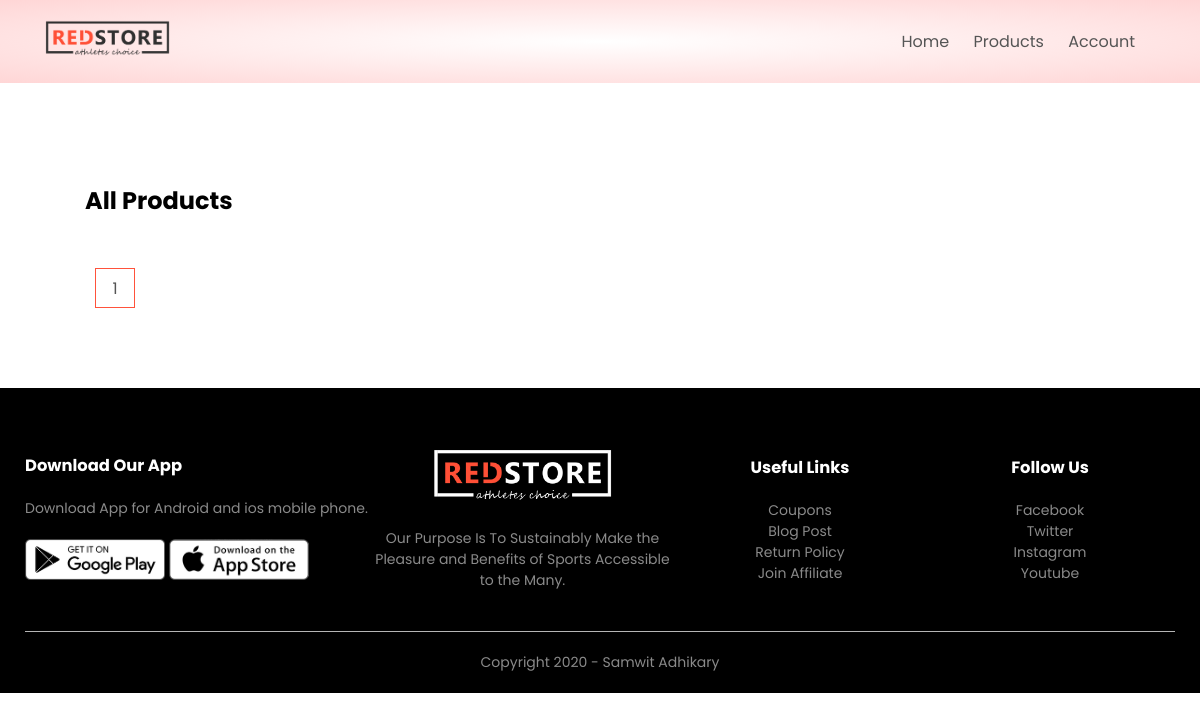
The page /product_list/ on the database as committed earlier.
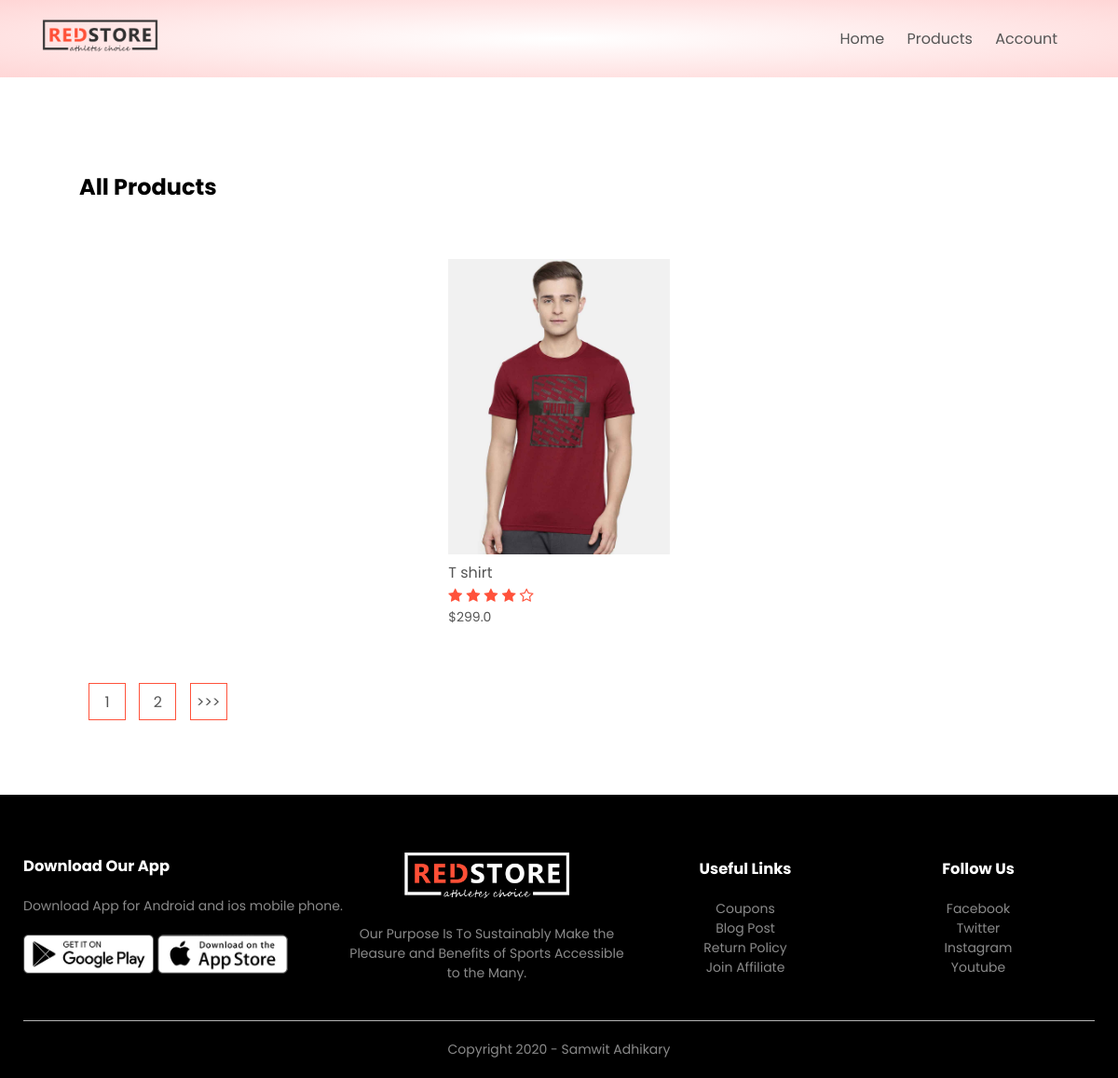
The same page on the database as committed later.
### products/models.py (models this page shows, shortened)
class Product(models.Model):
    LIVE=1
    DELETE=0
    DELETE_CHOICES=((LIVE,'Live'),(DELETE,'Delete'))
    title=models.CharField(max_length=200)
    price=models.FloatField()
    description=models.TextField()
    image=models.ImageField(upload_to='media/')
    priority=models.IntegerField(default=0)
    delete_status=models.IntegerField(choices=DELETE_CHOICES,default=LIVE)
    created_at=models.DateTimeField(auto_now_add=True)
    updated_at=models.DateTimeField(auto_now=True)

### products/views.py (the view)
# urls.py: path('product_list/',views.list_products,name='list_products'),
def list_products(request):
    page=1
    if request.GET:
        page= request.GET.get('page',1)
    product_list=Product.objects.order_by('-priority')
    product_paginator=Paginator(product_list,1)
    product_list=product_paginator.get_page(page)
    context={'products':product_list}
    return render(request,'products_layout.html',context)

### products/templatetags/chunks.py (called while the page is built)
@register.filter(name='chunks')
def chunks(list_data,chunk_size):
    chunk=[]
    i=0
    for data in list_data:
        chunk.append(data)
        i=i+1
        if i==chunk_size:
            yield chunk
            i=0
            chunk=[]
    if chunk:
        yield chunk

### templates/products_layout.html (shortened to what this page needs)
{% extends 'blank_layout.html' %}
{% block content %}
{% include 'products_list.html' %}
{% endblock content %}

### templates/blank_layout.html (shortened to what this page needs)
{% load static %}
<!DOCTYPE html>
<html lang="en">
<head>
    <link rel="stylesheet" href="{% static 'css/style.css' %}">
    <link rel="stylesheet" href="https://stackpath.bootstrapcdn.com/font-awesome/4.7.0/css/font-awesome.min.css">
</head>
<body>
    <div class="header">
        <div class="container">
            {% include 'menu.html' %}
        </div>
    </div>
    {% block content %}{% endblock content %}
    <div class="footer">
        <div class="container">
            <div class="row">
                <div class="footer-col-1">
                    <h3>Download Our App</h3>
                    <p>Download App for Android and ios mobile phone.</p>
                    <div class="app-logo">
                        <img src="{% static 'images/play-store.png' %}">
                        <img src="{% static 'images/app-store.png' %}">
                    </div>
                </div>
                <div class="footer-col-2">
                    <img src="{% static 'images/logo-white.png' %}">
                    <p>Our Purpose Is To Sustainably Make the Pleasure and Benefits of Sports Accessible to the Many.
                    </p>
                </div>
                <div class="footer-col-3">
                    <h3>Useful Links</h3>
                    <ul>
                        <li>Coupons</li>
                        <li>Blog Post</li>
                        <li>Return Policy</li>
                        <li>Join Affiliate</li>
                    </ul>
                </div>
                <div class="footer-col-4">
                    <h3>Follow Us</h3>
                    <ul>
                        <li>Facebook</li>
                        <li>Twitter</li>
                        <li>Instagram</li>
                        <li>Youtube</li>
                    </ul>
                </div>
            </div>
            <hr>
            <p class="copyright">Copyright 2020 - Samwit Adhikary</p>
        </div>
    </div>
</body>
</html>

### templates/menu.html (shortened to what this page needs)
{% load static %}
<div class="navbar">
    <div class="logo">
        <a href="index.html"><img src="{% static 'images/logo.png' %}" alt="logo" width="125px"></a>
    </div>
    <nav>
        <ul id="MenuItems">
            <li><a href="{% url 'home' %}">Home</a></li>
            <li><a href="{% url 'list_products' %}">Products</a></li>
            {% if not user.is_authenticated %}
            <li><a href="{% url 'account' %}">Account</a></li>
            {% else %}
            <li><a href="{% url 'logout' %}">logout</a></li>
            {% endif %}
        </ul>
    </nav>
</div>

### templates/banner.html (shortened to what this page needs)
{% load static %}

### templates/products_list.html (shortened to what this page needs)
{% load static %}
{% load chunks %}
<div class="small-container">
    <div class="row row-2">
        <h2>All Products</h2>
    </div>
    {% for product_chunks in products|chunks:4 %}
    <div class="row">
        {% for product in product_chunks %}
        <div class="col-4">
            <a href="{% url 'detail_product' product.id  %}"> <img src="{{ product.image.url }}"> </a>
            <h4>{{ product.title }}</h4>
            <div class="rating">
                <i class="fa fa-star"></i>
                <i class="fa fa-star"></i>
                <i class="fa fa-star"></i>
                <i class="fa fa-star"></i>
                <i class="fa fa-star-o"></i>
            </div>
            <p>${{ product.price }}</p>
        </div>
        {% endfor %}
    </div>
    {% endfor %}
    <div class="page-btn">
        {% for i in products.paginator.page_range %}
        <a href="?page={{i}}"><span>{{i}}</span></a>
        {% endfor %}
        {% if products.has_next %}
        <a href="?page={{ products.next_page_number }}"><span>>>></span></a>
        {% endif %}
    </div>
</div>

### static/css/style.css (style rules this page uses)
* { margin: 0; padding: 0; box-sizing: border-box; }
body { font-family: 'Poppins', sans-serif; }
.navbar { display: flex; align-items: center; padding: 20px; }
nav { flex: 1; text-align: right; }
nav ul { display: inline-block; list-style-type: none; }
nav ul li { display: inline-block; margin-right: 20px; }
a { text-decoration: none; color: #555; }
p { color: #555; }
.container { max-width: 1300px; margin: auto; padding-left: 25px; padding-right: 25px; }
.row { display: flex; align-items: center; flex-wrap: wrap; justify-content: space-around; }
.header { background: radial-gradient(#fff,#ffd6d6); }
.small-container { max-width: 1080px; margin: auto; padding-left: 25px; padding-right: 25px; }
.col-4 { flex-basis: 25%; padding: 10px; min-width: 200px; margin-bottom: 50px; transition: transform 0.5s; }
.col-4 img { width: 100%; }
h4 { color: #555; font-weight: normal; }
.col-4 p { font-size: 14px; }
.rating .fa { color: #ff523b; }
.footer { background: black; color: #8a8a8a; font-size: 14px; padding: 60px 0 20px; }
.footer p { color: #8a8a8a; }
.footer h3 { color: #fff; margin-bottom: 20px; }
.footer-col-1, .footer-col-2, .footer-col-3, .footer-col-4 { min-width: 250px; margin-bottom: 20px; }
.footer-col-1 { flex-basis: 30%; }
.footer-col-2 { flex: 1; text-align: center; }
.footer-col-2 img { width: 180px; margin-bottom: 20px; }
.footer-col-3, .footer-col-4 { flex-basis: 12%; text-align: center; }
ul { list-style-type: none; }
.app-logo { margin-top: 20px; }
.app-logo img { width: 140px; }
.footer hr { border: none; background: #b5b5b5; height: 1px; margin: 20px 0; }
.copyright { text-align: center; }
.row-2 { justify-content: space-between; margin: 100px auto 50px; }
.page-btn { margin: 0 auto 80px; }
.page-btn span { display: inline-block; border: 1px solid #ff523b; margin-left: 10px; width: 40px; height: 40px; text-align: center; line-height: 40px; cursor: pointer; }

Rows that differ between the two databases and show on the page:
added Product: image (picture), title "T shirt", price "299.0"
Other text that changed with them:
new list line: "2"
